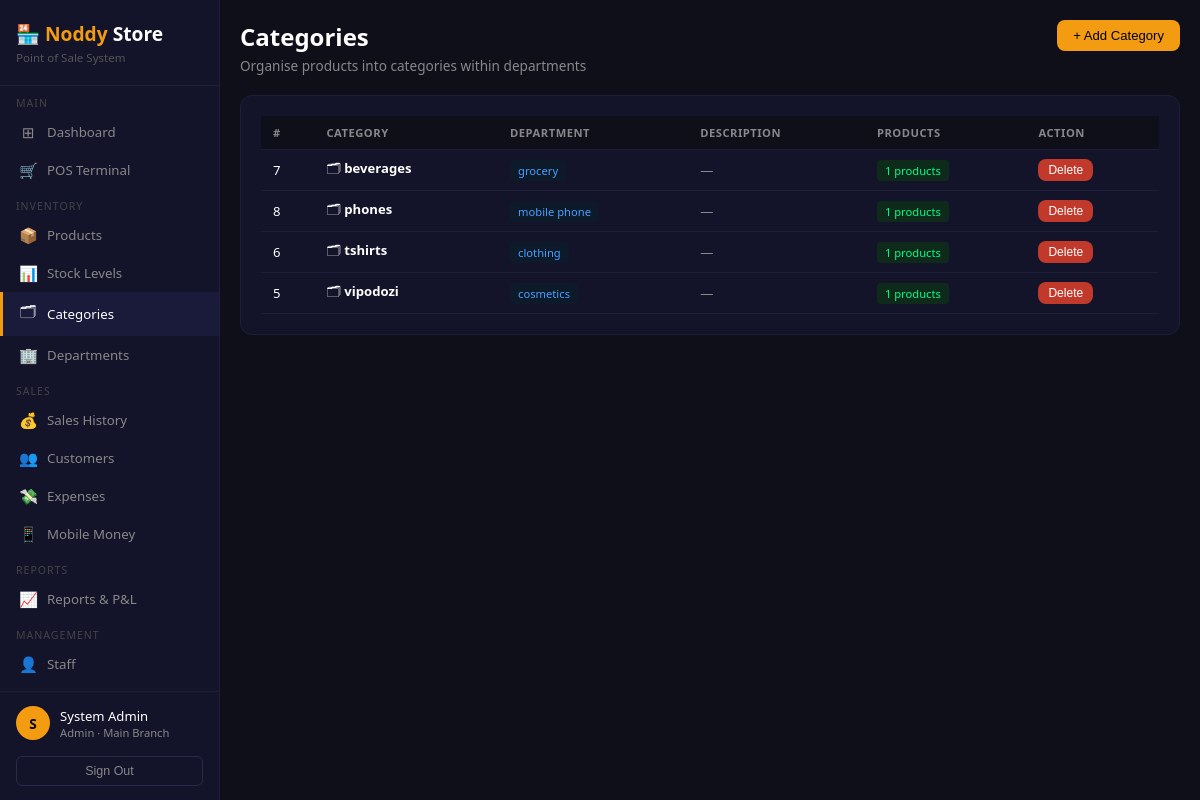
Page /categories (signed in) on the committed database.
### tables this page shows
CREATE TABLE categories (
        id            INTEGER PRIMARY KEY AUTOINCREMENT,
        name          TEXT NOT NULL,
        department_id INTEGER,
        description   TEXT,
        created_at    TEXT DEFAULT CURRENT_TIMESTAMP,
        FOREIGN KEY (department_id) REFERENCES departments(id)
    );

### app.py (the view, shortened to what this page needs)
@app.route('/categories')
@login_required
def categories():
    conn      = get_db()
    branch_id = session.get('branch_id')
    role      = session.get('role')
    if role == 'admin':
        cats  = conn.execute('''
            SELECT c.*,d.name as dept_name,COUNT(p.id) as product_count
            FROM categories c LEFT JOIN departments d ON c.department_id=d.id
            LEFT JOIN products p ON p.category_id=c.id AND p.active=1
            GROUP BY c.id ORDER BY c.name
        ''').fetchall()
        depts = conn.execute('SELECT * FROM departments ORDER BY name').fetchall()
    conn.close()
    return render_template('categories.html', cats=cats, depts=depts)

### app.py (called while the page is built)
def login_required(f):
    @wraps(f)
    def decorated(*args, **kwargs):
        if 'user_id' not in session:
            return redirect(url_for('login'))
        return f(*args, **kwargs)
    return decorated

### database.py (called while the page is built)
def get_db():
    conn = sqlite3.connect(DB)
    conn.row_factory = sqlite3.Row
    return conn

### templates/categories.html (shortened to what this page needs)
{% extends 'base.html' %}
{% block content %}
<div class="page-header">
    <div>
        <h2>Categories</h2>
        <p>Organise products into categories within departments</p>
    </div>
    <button class="btn btn-primary"
            onclick="document.getElementById('addModal').classList.add('show')">
        + Add Category
    </button>
</div>
<div class="card">
    <table>
        <thead>
            <tr><th>#</th><th>Category</th><th>Department</th><th>Description</th><th>Products</th><th>Action</th></tr>
        </thead>
        <tbody>
            {% for c in cats %}
            <tr>
                <td>{{ c.id }}</td>
                <td>🗂 <strong>{{ c.name }}</strong></td>
                <td><span class="badge badge-info">{{ c.dept_name or '—' }}</span></td>
                <td style="color:#888">{{ c.description or '—' }}</td>
                <td><span class="badge badge-success">{{ c.product_count }} products</span></td>
                <td>
                    <form method="POST" action="/categories/delete/{{ c.id }}"
                          onsubmit="return confirm('Delete category?')"
                          style="display:inline">
                        <button class="btn btn-danger btn-sm">Delete</button>
                    </form>
                </td>
            </tr>
            {% else %}
            <tr>
                <td colspan="6" style="text-align:center;color:#555;padding:24px">
                    No categories yet — add departments first!
                </td>
            </tr>
            {% endfor %}
        </tbody>
    </table>
</div>
{% endblock %}

### templates/base.html (style rules this page uses)
* { margin:0;padding:0;box-sizing:border-box; }
body { background:#0f0f1a;color:#fff;font-family:'Segoe UI',sans-serif;display:flex;min-height:100vh; }
.page-header { margin-bottom:20px;display:flex;justify-content:space-between;align-items:flex-start;flex-wrap:wrap;gap:10px; }
.page-header h2 { font-size:1.5rem;font-weight:600; }
.page-header p { color:#888;font-size:0.85rem;margin-top:3px; }
.card { background:#13132a;border-radius:12px;border:1px solid #1e1e3a;padding:20px;margin-bottom:16px; }
table { width:100%;border-collapse:collapse; }
th,td { padding:9px 12px;text-align:left;font-size:0.82rem;border-bottom:1px solid #1e1e3a; }
th { color:#888;text-transform:uppercase;font-size:0.7rem;letter-spacing:.5px;background:#0f0f1a; }
.btn { padding:8px 16px;border:none;border-radius:8px;cursor:pointer;font-size:0.82rem;font-weight:500;text-decoration:none;display:inline-block;transition:opacity .2s; }
.btn-primary { background:#f39c12;color:#000; }
.btn-danger { background:#c0392b;color:#fff; }
.btn-sm { padding:4px 10px;font-size:0.75rem; }
.badge { padding:3px 8px;border-radius:4px;font-size:0.7rem;font-weight:500; }
.badge-success { background:#0d2a1a;color:#00ff88; }
.badge-info { background:#0d1a2a;color:#4a9eff; }

### rows in the picture
categories: id "7", name "beverages", dept_name "grocery", description "—", product_count "1"
categories: id "8", name "phones", dept_name "mobile phone", description "—", product_count "1"
categories: id "6", name "tshirts", dept_name "clothing", description "—", product_count "1"
categories: id "5", name "vipodozi", dept_name "cosmetics", description "—", product_count "1"

### other values in the picture
{{ session.full_name[0]|upper }} "S"
{{ session.full_name }} "System Admin"
{{ session.role }} "Admin"
{{ session.branch_name }} "Main Branch"
